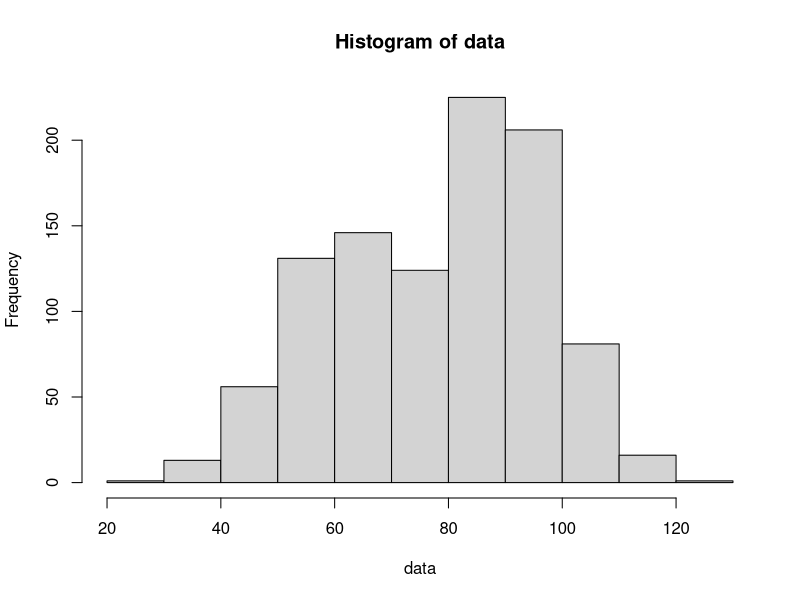

Source code (R): (Note: this script raises an error after producing the figure.)
# Load the readr package
library(readr)

# Read the data from the file
data <- read_csv("mixer_data.csv")
data <- data$x

# Plot a histogram of the data
hist(data)

# Compute the mean and standard deviation of the data
m_1 <- mean(data)
sd <- sd(data)

# Define initial parameter values for optimization
mean_1 <- m_1 - (sd / 4)
mean_2 <- m_1 + (sd / 4)
initial_params <- c(0.5, mean_1, sd, mean_2, sd)

# Perform optimization to find the best parameters
Optimized_data <- perform_optimization(data, initial_params, num_iterations = 50, 
                                       stopping_criteria = c("iterations", "threshold"), 
                                       threshold = 1e-3)

# Compute and plot the marginal density for each set of optimized parameters
Marginal_Density_and_plot(Optimized_data, data)
